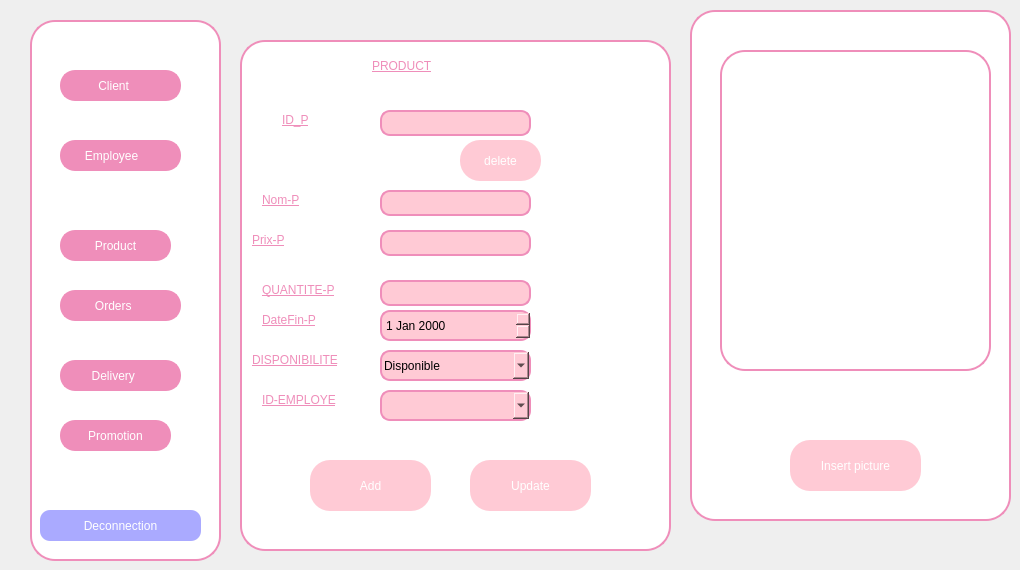
     <widget class="QWidget" name="tab">
      <attribute name="title">
       <string>Product</string>
      </attribute>
      <widget class="QLabel" name="label_15">
       <property name="geometry">
        <rect>
         <x>440</x>
         <y>20</y>
         <width>61</width>
         <height>51</height>
        </rect>
       </property>
       <property name="styleSheet">
        <string notr="true">QLabel{

border-color:  transparent;
border-radius:20px;
}
QLabel {
    background-color: transparent;
}
</string>
       </property>
       <property name="text">
        <string/>
       </property>
       <property name="pixmap">
        <pixmap>../../../../Downloads/add-removebg-preview.png</pixmap>
       </property>
       <property name="scaledContents">
        <bool>true</bool>
       </property>
      </widget>
      <widget class="QFrame" name="frame_3">
       <property name="geometry">
        <rect>
         <x>690</x>
         <y>10</y>
         <width>321</width>
         <height>511</height>
        </rect>
       </property>
       <property name="styleSheet">
        <string notr="true">QFrame {
    background-color: white;
    width: 10px;
    border: 2px solid #EF8EBA;
    border-radius: 25px;
}</string>
       </property>
       <property name="frameShape">
        <enum>QFrame::NoFrame</enum>
       </property>
       <widget class="QLabel" name="label_17">
        <property name="geometry">
         <rect>
          <x>10</x>
          <y>140</y>
          <width>61</width>
          <height>61</height>
         </rect>
        </property>
        <property name="styleSheet">
         <string notr="true">background-color: rgb(255, 255, 255);
border-color: rgb(255, 255, 255);</string>
        </property>
        <property name="text">
         <string/>
        </property>
        <property name="pixmap">
         <pixmap>../../../Bureau/icon employee/liist or task.png</pixmap>
        </property>
        <property name="scaledContents">
         <bool>true</bool>
        </property>
       </widget>
       <widget class="QLabel" name="label_18">
        <property name="geometry">
         <rect>
          <x>10</x>
          <y>210</y>
          <width>61</width>
          <height>61</height>
         </rect>
        </property>
        <property name="styleSheet">
         <string notr="true">background-color: rgb(255, 255, 255);
border-color: rgb(255, 255, 255);</string>
        </property>
        <property name="text">
         <string/>
        </property>
        <property name="pixmap">
         <pixmap>../../../Bureau/icon employee/Capture d’écran 2024-10-20 152058.png</pixmap>
        </property>
        <property name="scaledContents">
         <bool>true</bool>
        </property>
       </widget>
       <widget class="QPushButton" name="insert">
        <property name="geometry">
         <rect>
          <x>100</x>
          <y>430</y>
          <width>131</width>
          <height>51</height>
         </rect>
        </property>
        <property name="styleSheet">
         <string notr="true">QPushButton {
	background-color: rgb(255, 202, 213);
    color: white; /* Texte blanc */
    border-radius:20px  ; /* Coins arrondis */
	border-color: rgb(239, 142, 186);
    padding: 8px;
}QPushButton:hover {
    background-color: rgb(255, 150, 170); /* Slightly brighter pink on hover */
    color: white; /* White text on hover for visibility */
}</string>
        </property>
        <property name="text">
         <string>Insert picture</string>
        </property>
       </widget>
       <widget class="QLabel" name="label_image">
        <property name="geometry">
         <rect>
          <x>30</x>
          <y>40</y>
          <width>271</width>
          <height>321</height>
         </rect>
        </property>
        <property name="text">
         <string/>
        </property>
       </widget>
      </widget>
      <widget class="QFrame" name="frame_2">
       <property name="geometry">
        <rect>
         <x>240</x>
         <y>40</y>
         <width>431</width>
         <height>511</height>
        </rect>
       </property>
       <property name="styleSheet">
        <string notr="true">QFrame {
    background-color: white;
    width: 10px;
    border: 2px solid #EF8EBA;
    border-radius: 25px;
}</string>
       </property>
       <property name="frameShape">
        <enum>QFrame::NoFrame</enum>
       </property>
       <widget class="QLineEdit" name="lineEdit_2">
        <property name="geometry">
         <rect>
          <x>40</x>
          <y>70</y>
          <width>61</width>
          <height>20</height>
         </rect>
        </property>
        <property name="styleSheet">
         <string notr="true">QLineEdit{
	text-decoration: underline;
	color: #EF8EBA;
	font: 700 italic 10pt &quot;Segoe UI&quot;;
	;
}</string>
        </property>
        <property name="text">
         <string>ID_P</string>
        </property>
        <property name="frame">
         <bool>false</bool>
        </property>
       </widget>
       <widget class="QLineEdit" name="lineEdit_3">
        <property name="geometry">
         <rect>
          <x>20</x>
          <y>150</y>
          <width>81</width>
          <height>20</height>
         </rect>
        </property>
        <property name="styleSheet">
         <string notr="true">QLineEdit{
	text-decoration: underline;
	color:#EF8EBA;
	font: 700 italic 10pt &quot;Segoe UI&quot;;
	;
}</string>
        </property>
        <property name="text">
         <string>Nom-P</string>
        </property>
        <property name="frame">
         <bool>false</bool>
        </property>
       </widget>
       <widget class="QLineEdit" name="lineEdit_4">
        <property name="geometry">
         <rect>
          <x>10</x>
          <y>190</y>
          <width>131</width>
          <height>20</height>
         </rect>
        </property>
        <property name="styleSheet">
         <string notr="true">QLineEdit{
	text-decoration: underline;
	color:#EF8EBA;
	font: 700 italic 10pt &quot;Segoe UI&quot;;
	;
}</string>
        </property>
        <property name="text">
         <string>Prix-P</string>
        </property>
        <property name="frame">
         <bool>false</bool>
        </property>
       </widget>
       <widget class="QLineEdit" name="lineEdit_5">
        <property name="geometry">
         <rect>
          <x>20</x>
          <y>240</y>
          <width>121</width>
          <height>20</height>
         </rect>
        </property>
        <property name="styleSheet">
         <string notr="true">QLineEdit{
	text-decoration: underline;
	color:#EF8EBA;
	font: 700 italic 10pt &quot;Segoe UI&quot;;
	;
}</string>
        </property>
        <property name="text">
         <string>QUANTITE-P</string>
        </property>
        <property name="frame">
         <bool>false</bool>
        </property>
       </widget>
       <widget class="QLineEdit" name="lineEdit_6">
        <property name="geometry">
         <rect>
          <x>20</x>
          <y>270</y>
          <width>121</width>
          <height>20</height>
         </rect>
        </property>
        <property name="styleSheet">
         <string notr="true">QLineEdit{
	text-decoration: underline;
	color: #EF8EBA;
	font: 700 italic 10pt &quot;Segoe UI&quot;;
	;
}</string>
        </property>
        <property name="text">
         <string>DateFin-P</string>
        </property>
        <property name="frame">
         <bool>false</bool>
        </property>
       </widget>
       <widget class="QLineEdit" name="lineEdit_7">
        <property name="geometry">
         <rect>
          <x>10</x>
          <y>310</y>
          <width>131</width>
          <height>20</height>
         </rect>
        </property>
        <property name="styleSheet">
         <string notr="true">QLineEdit{
	text-decoration: underline;
	color: #EF8EBA;
	font: 700 italic 10pt &quot;Segoe UI&quot;;
	;
}</string>
        </property>
        <property name="text">
         <string>DISPONIBILITE</string>
        </property>
        <property name="frame">
         <bool>false</bool>
        </property>
       </widget>
       <widget class="QLineEdit" name="produit_id_p">
        <property name="geometry">
         <rect>
          <x>140</x>
          <y>70</y>
          <width>151</width>
          <height>26</height>
         </rect>
        </property>
        <property name="styleSheet">
         <string notr="true">QLineEdit {
	background-color: rgb(255, 202, 213);
    border: 2px solid #EF8EBA; /* Bordure rose */
    border-radius: 10px; /* Coins arrondis */
    padding: 2px;
}</string>
        </property>
       </widget>
       <widget class="QLineEdit" name="produit_nom">
        <property name="geometry">
         <rect>
          <x>140</x>
          <y>150</y>
          <width>151</width>
          <height>26</height>
         </rect>
        </property>
        <property name="styleSheet">
         <string notr="true">QLineEdit {
	background-color: rgb(255, 202, 213);
    border: 2px solid #EF8EBA; /* Bordure rose */
    border-radius: 10px; /* Coins arrondis */
    padding: 2px;
}</string>
        </property>
       </widget>
       <widget class="QLineEdit" name="produit_prix">
        <property name="geometry">
         <rect>
          <x>140</x>
          <y>190</y>
          <width>151</width>
          <height>26</height>
         </rect>
        </property>
        <property name="styleSheet">
         <string notr="true">QLineEdit {
	background-color: rgb(255, 202, 213);
    border: 2px solid #EF8EBA; /* Bordure rose */
    border-radius: 10px; /* Coins arrondis */
    padding: 2px;
}</string>
        </property>
       </widget>
       <widget class="QLineEdit" name="lineEdit_14">
        <property name="geometry">
         <rect>
          <x>130</x>
          <y>10</y>
          <width>191</width>
          <height>31</height>
         </rect>
        </property>
        <property name="styleSheet">
         <string notr="true">QLineEdit{
	text-decoration: underline;
	color: #EF8EBA;
	font: 700 italic 15pt &quot;Segoe UI&quot;;
	;
}</string>
        </property>
        <property name="text">
         <string>PRODUCT</string>
        </property>
        <property name="frame">
         <bool>false</bool>
        </property>
       </widget>
       <widget class="QLineEdit" name="lineEdit_18">
        <property name="geometry">
         <rect>
          <x>20</x>
          <y>350</y>
          <width>111</width>
          <height>20</height>
         </rect>
        </property>
        <property name="styleSheet">
         <string notr="true">QLineEdit{
	text-decoration: underline;
	color: #EF8EBA;
	font: 700 italic 10pt &quot;Segoe UI&quot;;
	;
}</string>
        </property>
        <property name="text">
         <string>ID-EMPLOYE</string>
        </property>
        <property name="frame">
         <bool>false</bool>
        </property>
       </widget>
       <widget class="QPushButton" name="ajouter_produit">
        <property name="geometry">
         <rect>
          <x>70</x>
          <y>420</y>
          <width>121</width>
          <height>51</height>
         </rect>
        </property>
        <property name="styleSheet">
         <string notr="true">QPushButton {
	background-color: rgb(255, 202, 213);
    color: white; /* Texte blanc */
    border-radius:20px  ; /* Coins arrondis */
	border-color: rgb(239, 142, 186);
    padding: 8px;
}QPushButton:hover {
    background-color: rgb(255, 150, 170); /* Slightly brighter pink on hover */
    color: white; /* White text on hover for visibility */
}</string>
        </property>
        <property name="text">
         <string>Add</string>
        </property>
       </widget>
       <widget class="QPushButton" name="modifier_produit">
        <property name="geometry">
         <rect>
          <x>230</x>
          <y>420</y>
          <width>121</width>
          <height>51</height>
         </rect>
        </property>
        <property name="styleSheet">
         <string notr="true">QPushButton {
	background-color: rgb(255, 202, 213);
    color: white; /* Texte blanc */
    border-radius:20px  ; /* Coins arrondis */
	border-color: rgb(239, 142, 186);
    padding: 8px;
}QPushButton:hover {
    background-color: rgb(255, 150, 170); /* Slightly brighter pink on hover */
    color: white; /* White text on hover for visibility */
}</string>
        </property>
        <property name="text">
         <string>Update</string>
        </property>
       </widget>
       <widget class="QPushButton" name="delete_produit">
        <property name="geometry">
         <rect>
          <x>220</x>
          <y>100</y>
          <width>81</width>
          <height>41</height>
         </rect>
        </property>
        <property name="styleSheet">
         <string notr="true">QPushButton {
	background-color: rgb(255, 202, 213);
    color: white; /* Texte blanc */
    border-radius:20px  ; /* Coins arrondis */
	border-color: rgb(239, 142, 186);
    padding: 8px;
}QPushButton:hover {
    background-color: rgb(255, 150, 170); /* Slightly brighter pink on hover */
    color: white; /* White text on hover for visibility */
}</string>
        </property>
        <property name="text">
         <string>delete</string>
        </property>
       </widget>
       <widget class="QDateEdit" name="produit_date">
        <property name="geometry">
         <rect>
          <x>140</x>
          <y>270</y>
          <width>151</width>
          <height>31</height>
         </rect>
        </property>
        <property name="styleSheet">
         <string notr="true">background-color: rgb(255, 202, 213);
    border: 2px solid #EF8EBA; /* Bordure rose */
    border-radius: 10px; /* Coins arrondis */
    padding: 2px;</string>
        </property>
       </widget>
       <widget class="QLineEdit" name="produit_quantite">
        <property name="geometry">
         <rect>
          <x>140</x>
          <y>240</y>
          <width>151</width>
          <height>26</height>
         </rect>
        </property>
        <property name="styleSheet">
         <string notr="true">QLineEdit {
	background-color: rgb(255, 202, 213);
    border: 2px solid #EF8EBA; /* Bordure rose */
    border-radius: 10px; /* Coins arrondis */
    padding: 2px;
}</string>
        </property>
       </widget>
       <widget class="QComboBox" name="produit_idemploye">
        <property name="geometry">
         <rect>
          <x>140</x>
          <y>350</y>
          <width>151</width>
          <height>31</height>
         </rect>
        </property>
        <property name="styleSheet">
         <string notr="true">
	background-color: rgb(255, 202, 213);
    border: 2px solid #EF8EBA; /* Bordure rose */
    border-radius: 10px; /* Coins arrondis */
    padding: 2px;
</string>
        </property>
       </widget>
       <widget class="QComboBox" name="produit_disponibilite">
        <property name="geometry">
         <rect>
          <x>140</x>
          <y>310</y>
          <width>151</width>
          <height>31</height>
         </rect>
        </property>
        <property name="styleSheet">
         <string notr="true">
	background-color: rgb(255, 202, 213);
    border: 2px solid #EF8EBA; /* Bordure rose */
    border-radius: 10px; /* Coins arrondis */
    padding: 2px;
</string>
        </property>
        <item>
         <property name="text">
          <string>Disponible</string>
         </property>
        </item>
        <item>
         <property name="text">
          <string>Non Disponible</string>
         </property>
        </item>
       </widget>
      </widget>
      <widget class="QFrame" name="frame">
       <property name="geometry">
        <rect>
         <x>30</x>
         <y>20</y>
         <width>191</width>
         <height>541</height>
        </rect>
       </property>
       <property name="styleSheet">
        <string notr="true">QFrame {
    background-color: white;
    width: 10px;
    border: 2px solid #EF8EBA;
    border-radius: 25px;
}</string>
       </property>
       <property name="frameShape">
        <enum>QFrame::NoFrame</enum>
       </property>
       <widget class="QLabel" name="label_2">
        <property name="geometry">
         <rect>
          <x>30</x>
          <y>120</y>
          <width>121</width>
          <height>31</height>
         </rect>
        </property>
        <property name="styleSheet">
         <string notr="true">QFrame {
	background-color: #EF8EBA;
    width: 10px;
    border: 2px solid #EF8EBA;
    border-radius: 15px;
}
QLabel{
	color: rgb(255, 255, 255);
}</string>
        </property>
        <property name="text">
         <string>      Employee</string>
        </property>
       </widget>
       <widget class="QLabel" name="label_3">
        <property name="geometry">
         <rect>
          <x>30</x>
          <y>50</y>
          <width>121</width>
          <height>31</height>
         </rect>
        </property>
        <property name="styleSheet">
         <string notr="true">QFrame {
	background-color: #EF8EBA;
    width: 10px;
    border: 2px solid #EF8EBA;
    border-radius: 15px;
}
QLabel{
	color: rgb(255, 255, 255);
}</string>
        </property>
        <property name="text">
         <string>          Client</string>
        </property>
       </widget>
       <widget class="QLabel" name="label_5">
        <property name="geometry">
         <rect>
          <x>30</x>
          <y>270</y>
          <width>121</width>
          <height>31</height>
         </rect>
        </property>
        <property name="styleSheet">
         <string notr="true">QFrame {
	background-color: #EF8EBA;
    width: 10px;
    border: 2px solid #EF8EBA;
    border-radius: 15px;
}
QLabel{
	color: rgb(255, 255, 255);
}</string>
        </property>
        <property name="text">
         <string>         Orders</string>
        </property>
       </widget>
       <widget class="QLabel" name="label_6">
        <property name="geometry">
         <rect>
          <x>30</x>
          <y>340</y>
          <width>121</width>
          <height>31</height>
         </rect>
        </property>
        <property name="styleSheet">
         <string notr="true">QFrame {
	background-color: #EF8EBA;
    width: 10px;
    border: 2px solid #EF8EBA;
    border-radius: 15px;
}
QLabel{
	color: rgb(255, 255, 255);
}</string>
        </property>
        <property name="text">
         <string>        Delivery</string>
        </property>
       </widget>
       <widget class="QPushButton" name="pushButton_2">
        <property name="geometry">
         <rect>
          <x>10</x>
          <y>490</y>
          <width>161</width>
          <height>31</height>
         </rect>
        </property>
        <property name="styleSheet">
         <string notr="true">QPushButton {
	background-color: rgb(170, 170, 255);
    color: white; /* Texte blanc */
    border-radius:10px  ; /* Coins arrondis */
	border-color: rgb(239, 142, 186);
    padding: 8px;
}</string>
        </property>
        <property name="text">
         <string>Deconnection</string>
        </property>
       </widget>
       <widget class="QPushButton" name="pushButton_12">
        <property name="geometry">
         <rect>
          <x>30</x>
          <y>210</y>
          <width>111</width>
          <height>31</height>
         </rect>
        </property>
        <property name="styleSheet">
         <string notr="true">	background-color: #EF8EBA;
    width: 10px;
    border: 2px solid #EF8EBA;
    border-radius: 15px;
color:white;</string>
        </property>
        <property name="text">
         <string>Product</string>
        </property>
       </widget>
       <widget class="QPushButton" name="pushButton_13">
        <property name="geometry">
         <rect>
          <x>30</x>
          <y>400</y>
          <width>111</width>
          <height>31</height>
         </rect>
        </property>
        <property name="styleSheet">
         <string notr="true">	background-color: #EF8EBA;
    width: 10px;
    border: 2px solid #EF8EBA;
    border-radius: 15px;
color:white;</string>
        </property>
        <property name="text">
         <string>Promotion</string>
        </property>
       </widget>
      </widget>
      <widget class="QLabel" name="label_19">
       <property name="geometry">
        <rect>
         <x>660</x>
         <y>20</y>
         <width>61</width>
         <height>51</height>
        </rect>
       </property>
       <property name="styleSheet">
        <string notr="true">QLabel{

border-color:  transparent;
border-radius:20px;
}
QLabel {
    background-color: transparent;
}
</string>
       </property>
       <property name="text">
        <string/>
       </property>
       <property name="pixmap">
        <pixmap>../../../../Downloads/Capture_d_écran_2024-10-20_141614-removebg-preview.png</pixmap>
       </property>
       <property name="scaledContents">
        <bool>true</bool>
       </property>
      </widget>
     </widget>
